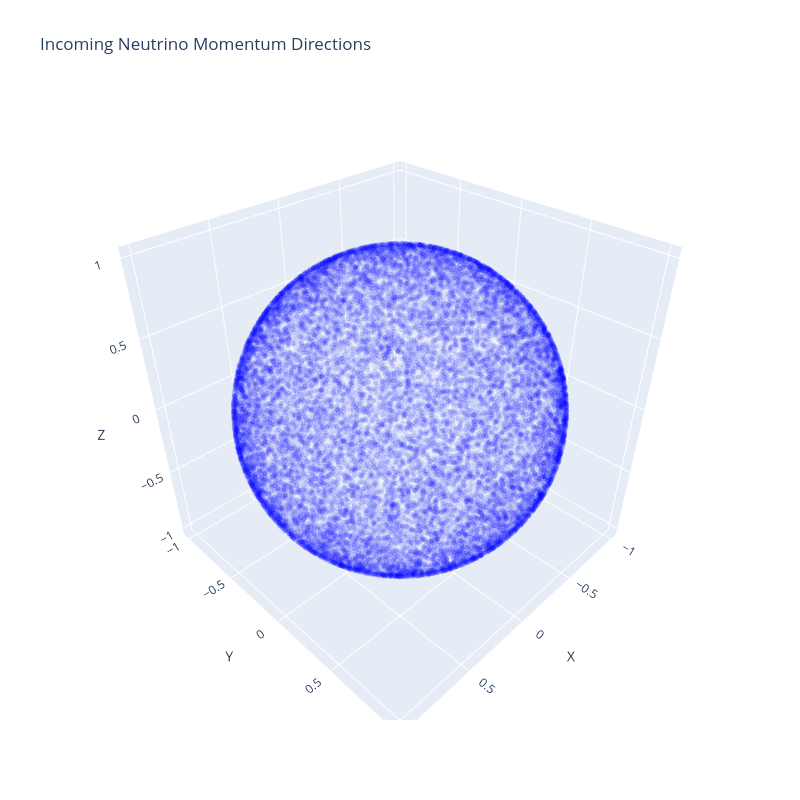

Notebook code for this chart:
### Code cell
fig = go.Figure(data=[go.Scatter3d(x=unit_px, y=unit_pz, z=unit_py, mode='markers', opacity=0.1, marker=dict(size=3, color='blue'))])
fig.update_layout(scene=dict(
                    xaxis_title='px/E',
                    yaxis_title='pz/E',
                    zaxis_title='py/E'),
                    title='Incoming Neutrino Momentum Directions',
                    width=800, height=800)
fig.update_scenes(aspectmode = "manual",
    aspectratio = dict( x = 1, y = 1, z = 1), xaxis_title="X", yaxis_title="Y", zaxis_title="Z")

### Figure 1 — Plotly figure (JSON) as saved in the notebook; plotly's stock layout.template omitted (floating-point values rounded to 4 significant figures; data arrays with more than 128 entries replaced by an {"elided": "..."} marker saying what was removed)
{"data": [{"marker": {"color": "blue", "size": 3}, "mode": "markers", "opacity": 0.1, "type": "scatter3d", "x": {"elided": "19999 float values"}, "y": {"elided": "19999 float values"}, "z": {"elided": "19999 float values"}}], "layout": {"height": 800, "scene": {"aspectmode": "manual", "aspectratio": {"x": 1, "y": 1, "z": 1}, "xaxis": {"title": {"text": "X"}}, "yaxis": {"title": {"text": "Y"}}, "zaxis": {"title": {"text": "Z"}}}, "title": {"text": "Incoming Neutrino Momentum Directions"}, "width": 800}}
